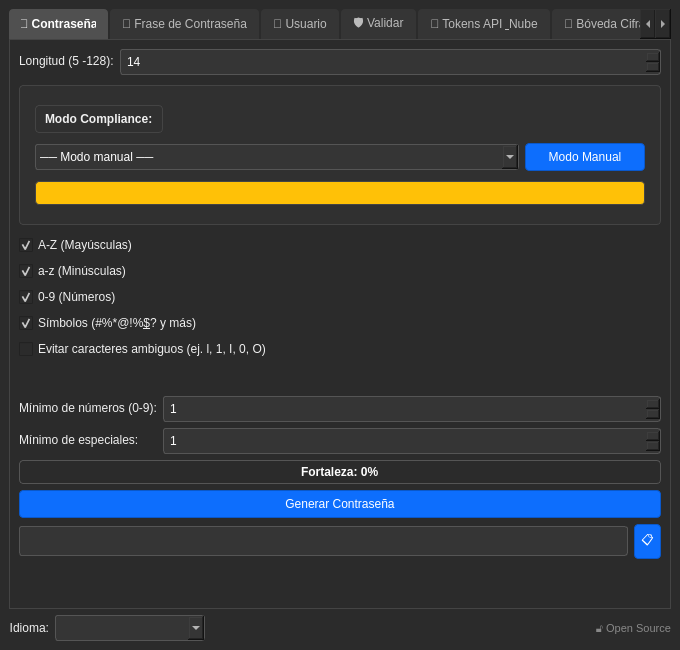
<?xml version="1.0" encoding="UTF-8"?>
<ui version="4.0">
 <class>MainWindow</class>
 <widget class="QMainWindow" name="MainWindow">
  <property name="geometry">
   <rect>
    <x>0</x>
    <y>0</y>
    <width>680</width>
    <height>650</height>
   </rect>
  </property>
  <property name="minimumSize">
   <size>
    <width>650</width>
    <height>650</height>
   </size>
  </property>
  <property name="windowTitle">
   <string>CelarPass</string>
  </property>
  <property name="windowIcon">
   <iconset>
    <normaloff>:/icons/icono_generador_g44.png</normaloff>:/icons/icono_generador_g44.png</iconset>
  </property>
  <property name="styleSheet">
   <string notr="true">
QMainWindow, QWidget { background-color: #2b2b2b; color: #f0f0f0; }
QTabWidget::pane { border: 1px solid #444; }
QLineEdit, QSpinBox, QComboBox { background-color: #353535; border: 1px solid #555; color: #fff; padding: 4px; border-radius: 3px; }
QLineEdit:disabled, QSpinBox:disabled, QComboBox:disabled, QPushButton:disabled { background-color: #2a2a2a; color: #777; border-color: #444; }
QPushButton { background-color: #0d6efd; border: 1px solid #0a58ca; color: #fff; padding: 6px; border-radius: 4px; }
QPushButton:hover { background-color: #0b5ed7; }
QPushButton:pressed { background-color: #0a58ca; }
QTabBar::tab { background: #353535; color: #bbb; padding: 8px 12px; margin-right: 2px; border-top-left-radius: 4px; border-top-right-radius: 4px; }
QTabBar::tab:selected { background: #505050; color: #fff; font-weight: bold; }
QTabBar::tab:disabled { background: #2a2a2a; color: #555; }
QProgressBar { border: 1px solid #555; border-radius: 4px; text-align: center; color: #fff; font-weight: bold; }
QProgressBar::chunk { background-color: #0d6efd; border-radius: 3px; }
</string>
  </property>
  <widget class="QWidget" name="centralwidget">
   <layout class="QVBoxLayout" name="verticalLayout_main">
    <item>
     <widget class="QTabWidget" name="tabWidget">
      <property name="currentIndex">
       <number>0</number>
      </property>
      <widget class="QWidget" name="tab_contrasena">
       <attribute name="title">
        <string>🔑 Contraseña</string>
       </attribute>
       <layout class="QVBoxLayout" name="verticalLayout_contrasena">
        <item>
         <layout class="QFormLayout" name="formLayout_contrasena_config">
          <item row="0" column="0">
           <widget class="QLabel" name="label_longitud">
            <property name="text">
             <string>&lt;html&gt;&lt;head/&gt;&lt;body&gt;&lt;p&gt;Longitud (5 -128):&lt;/p&gt;&lt;/body&gt;&lt;/html&gt;</string>
            </property>
           </widget>
          </item>
          <item row="0" column="1">
           <widget class="QSpinBox" name="spinBox_longitud">
            <property name="minimum">
             <number>5</number>
            </property>
            <property name="maximum">
             <number>128</number>
            </property>
            <property name="value">
             <number>14</number>
            </property>
           </widget>
          </item>
         </layout>
        </item>
        <item>
         <widget class="QFrame" name="frame_compliance">
          <property name="styleSheet">
           <string notr="true">QFrame { background-color: #303030; border: 1px solid #444; border-radius: 4px; padding: 6px; margin-top: 4px; margin-bottom: 4px; }</string>
          </property>
          <property name="frameShape">
           <enum>QFrame::StyledPanel</enum>
          </property>
          <property name="frameShadow">
           <enum>QFrame::Raised</enum>
          </property>
          <layout class="QVBoxLayout" name="verticalLayout_compliance">
           <item>
            <layout class="QHBoxLayout" name="horizontalLayout_compliance_header">
             <item>
              <widget class="QLabel" name="label_compliance">
               <property name="text">
                <string>&lt;b&gt;Modo Compliance:&lt;/b&gt;</string>
               </property>
              </widget>
             </item>
             <item>
              <spacer name="horizontalSpacer_compliance">
               <property name="orientation">
                <enum>Qt::Horizontal</enum>
               </property>
               <property name="sizeHint" stdset="0">
                <size>
                 <width>40</width>
                 <height>20</height>
                </size>
               </property>
              </spacer>
             </item>
            </layout>
           </item>
           <item>
            <layout class="QHBoxLayout" name="horizontalLayout_compliance_controls">
             <item>
              <widget class="QComboBox" name="comboBox_compliance">
               <item>
                <property name="text">
                 <string>── Modo manual ──</string>
                </property>
               </item>
               <item>
                <property name="text">
                 <string>Active Directory</string>
                </property>
               </item>
               <item>
                <property name="text">
                 <string>AWS IAM</string>
                </property>
               </item>
               <item>
                <property name="text">
                 <string>PCI-DSS</string>
                </property>
               </item>
               <item>
                <property name="text">
                 <string>NIST 800-63B</string>
                </property>
               </item>
              </widget>
             </item>
             <item>
              <widget class="QPushButton" name="btn_manual_mode">
               <property name="maximumSize">
                <size>
                 <width>120</width>
                 <height>16777215</height>
                </size>
               </property>
               <property name="text">
                <string>Modo Manual</string>
               </property>
              </widget>
             </item>
            </layout>
           </item>
           <item>
            <widget class="QLabel" name="label_compliance_badge">
             <property name="visible">
              <bool>false</bool>
             </property>
             <property name="styleSheet">
              <string notr="true">background-color: #ffc107; color: #000; padding: 4px 8px; border-radius: 4px; font-weight: bold;</string>
             </property>
             <property name="text">
              <string/>
             </property>
            </widget>
           </item>
          </layout>
         </widget>
        </item>
        <item>
         <widget class="QCheckBox" name="checkBox_mayusculas">
          <property name="text">
           <string>A-Z (Mayúsculas)</string>
          </property>
          <property name="checked">
           <bool>true</bool>
          </property>
         </widget>
        </item>
        <item>
         <widget class="QCheckBox" name="checkBox_minusculas">
          <property name="text">
           <string>a-z (Minúsculas)</string>
          </property>
          <property name="checked">
           <bool>true</bool>
          </property>
         </widget>
        </item>
        <item>
         <widget class="QCheckBox" name="checkBox_numeros">
          <property name="text">
           <string>0-9 (Números)</string>
          </property>
          <property name="checked">
           <bool>true</bool>
          </property>
         </widget>
        </item>
        <item>
         <widget class="QCheckBox" name="checkBox_simbolos">
          <property name="text">
           <string>Símbolos (#%*@!%&amp;$? y más)</string>
          </property>
          <property name="checked">
           <bool>true</bool>
          </property>
         </widget>
        </item>
        <item>
         <widget class="QCheckBox" name="checkBox_evitar_ambiguos">
          <property name="text">
           <string>Evitar caracteres ambiguos (ej. l, 1, I, 0, O)</string>
          </property>
         </widget>
        </item>
        <item>
         <spacer name="spacer_c1">
          <property name="orientation">
           <enum>Qt::Vertical</enum>
          </property>
          <property name="sizeHint" stdset="0">
           <size>
            <width>20</width>
            <height>10</height>
           </size>
          </property>
         </spacer>
        </item>
        <item>
         <layout class="QFormLayout" name="formLayout_contrasena_minimos">
          <item row="0" column="0">
           <widget class="QLabel" name="label_min_numeros">
            <property name="text">
             <string>&lt;html&gt;&lt;head/&gt;&lt;body&gt;&lt;p&gt;Mínimo de números (0-9):&lt;/p&gt;&lt;/body&gt;&lt;/html&gt;</string>
            </property>
           </widget>
          </item>
          <item row="0" column="1">
           <widget class="QSpinBox" name="spinBox_min_numeros">
            <property name="maximum">
             <number>20</number>
            </property>
            <property name="value">
             <number>1</number>
            </property>
           </widget>
          </item>
          <item row="1" column="0">
           <widget class="QLabel" name="label_min_especiales">
            <property name="text">
             <string>&lt;html&gt;&lt;head/&gt;&lt;body&gt;&lt;p&gt;Mínimo de especiales:&lt;/p&gt;&lt;/body&gt;&lt;/html&gt;</string>
            </property>
           </widget>
          </item>
          <item row="1" column="1">
           <widget class="QSpinBox" name="spinBox_min_especiales">
            <property name="maximum">
             <number>20</number>
            </property>
            <property name="value">
             <number>1</number>
            </property>
           </widget>
          </item>
         </layout>
        </item>
        <item>
         <widget class="QProgressBar" name="progressBar_fortaleza">
          <property name="value">
           <number>0</number>
          </property>
          <property name="format">
           <string>Fortaleza: %p%</string>
          </property>
         </widget>
        </item>
        <item>
         <widget class="QPushButton" name="btn_generar_contrasena">
          <property name="cursor">
           <cursorShape>PointingHandCursor</cursorShape>
          </property>
          <property name="text">
           <string>Generar Contraseña</string>
          </property>
         </widget>
        </item>
        <item>
         <layout class="QHBoxLayout" name="horizontalLayout_contrasena_resultado">
          <item>
           <widget class="QLineEdit" name="lineEdit_contrasena">
            <property name="font">
             <font>
              <family>Consolas</family>
              <pointsize>11</pointsize>
             </font>
            </property>
            <property name="readOnly">
             <bool>true</bool>
            </property>
           </widget>
          </item>
          <item>
           <widget class="QPushButton" name="btn_copiar_contrasena">
            <property name="maximumSize">
             <size>
              <width>40</width>
              <height>16777215</height>
             </size>
            </property>
            <property name="toolTip">
             <string>Copiar</string>
            </property>
            <property name="text">
             <string>📋</string>
            </property>
           </widget>
          </item>
         </layout>
        </item>
        <item>
         <spacer name="spacer_c2">
          <property name="orientation">
           <enum>Qt::Vertical</enum>
          </property>
          <property name="sizeHint" stdset="0">
           <size>
            <width>20</width>
            <height>40</height>
           </size>
          </property>
         </spacer>
        </item>
       </layout>
      </widget>
      <widget class="QWidget" name="tab_frase">
       <attribute name="title">
        <string>🔏 Frase de Contraseña</string>
       </attribute>
       <layout class="QVBoxLayout" name="verticalLayout_frase">
        <item>
         <layout class="QFormLayout" name="formLayout_frase_config">
          <item row="0" column="0">
           <widget class="QLabel" name="label_num_palabras">
            <property name="text">
             <string>&lt;html&gt;&lt;head/&gt;&lt;body&gt;&lt;p&gt;Número de palabras (3 - 20):&lt;/p&gt;&lt;/body&gt;&lt;/html&gt;</string>
            </property>
           </widget>
          </item>
          <item row="0" column="1">
           <widget class="QSpinBox" name="spinBox_num_palabras">
            <property name="minimum">
             <number>3</number>
            </property>
            <property name="maximum">
             <number>20</number>
            </property>
            <property name="value">
             <number>6</number>
            </property>
           </widget>
          </item>
          <item row="1" column="0">
           <widget class="QLabel" name="label_separador">
            <property name="text">
             <string>Separador:</string>
            </property>
           </widget>
          </item>
          <item row="1" column="1">
           <widget class="QLineEdit" name="lineEdit_separador">
            <property name="text">
             <string>-</string>
            </property>
            <property name="maxLength">
             <number>5</number>
            </property>
           </widget>
          </item>
         </layout>
        </item>
        <item>
         <widget class="QLabel" name="label_frase_aviso">
          <property name="text">
           <string>El valor debe estar entre 3 y 20. Usa 6 palabras o más para generar una frase de contraseña segura.</string>
          </property>
          <property name="wordWrap">
           <bool>true</bool>
          </property>
         </widget>
        </item>
        <item>
         <widget class="QCheckBox" name="checkBox_capitalizar">
          <property name="text">
           <string>Capitalizar (Cada palabra inicia con mayúscula)</string>
          </property>
         </widget>
        </item>
        <item>
         <widget class="QCheckBox" name="checkBox_incluir_numeros">
          <property name="text">
           <string>Incluir número aleatorio</string>
          </property>
         </widget>
        </item>
        <item>
         <spacer name="spacer_f1">
          <property name="orientation">
           <enum>Qt::Vertical</enum>
          </property>
          <property name="sizeHint" stdset="0">
           <size>
            <width>20</width>
            <height>20</height>
           </size>
          </property>
         </spacer>
        </item>
        <item>
         <widget class="QPushButton" name="btn_generar_frase">
          <property name="cursor">
           <cursorShape>PointingHandCursor</cursorShape>
          </property>
          <property name="text">
           <string>Generar Frase</string>
          </property>
         </widget>
        </item>
        <item>
         <layout class="QHBoxLayout" name="horizontalLayout_frase_resultado">
          <item>
           <widget class="QLineEdit" name="lineEdit_frase">
            <property name="font">
             <font>
              <family>Consolas</family>
              <pointsize>11</pointsize>
             </font>
            </property>
            <property name="readOnly">
             <bool>true</bool>
            </property>
           </widget>
          </item>
          <item>
           <widget class="QPushButton" name="btn_copiar_frase">
            <property name="maximumSize">
             <size>
              <width>40</width>
              <height>16777215</height>
             </size>
            </property>
            <property name="text">
             <string>📋</string>
            </property>
           </widget>
          </item>
         </layout>
        </item>
        <item>
         <spacer name="verticalSpacer_frase">
          <property name="orientation">
           <enum>Qt::Vertical</enum>
          </property>
          <property name="sizeHint" stdset="0">
           <size>
            <width>20</width>
            <height>40</height>
           </size>
          </property>
         </spacer>
        </item>
       </layout>
      </widget>
      <widget class="QWidget" name="tab_usuario">
       <attribute name="title">
        <string>👤 Usuario</string>
       </attribute>
       <layout class="QVBoxLayout" name="verticalLayout_usuario">
        <item>
         <layout class="QFormLayout" name="formLayout_usuario">
          <item row="0" column="0">
           <widget class="QLabel" name="label_tipo_usuario">
            <property name="text">
             <string>Tipo de Usuario:</string>
            </property>
           </widget>
          </item>
          <item row="0" column="1">
           <widget class="QComboBox" name="comboBox_tipo_usuario">
            <item>
             <property name="text">
              <string>Palabra aleatoria</string>
             </property>
            </item>
            <item>
             <property name="text">
              <string>Correo electrónico</string>
             </property>
            </item>
            <item>
             <property name="text">
              <string>Alias</string>
             </property>
            </item>
           </widget>
          </item>
          <item row="1" column="0">
           <widget class="QLabel" name="label_usuario_dominio">
            <property name="text">
             <string>Dominio (Opcional):</string>
            </property>
           </widget>
          </item>
          <item row="1" column="1">
           <widget class="QLineEdit" name="lineEdit_usuario_dominio">
            <property name="placeholderText">
             <string>ej. empresa.com (sin @)</string>
            </property>
           </widget>
          </item>
          <item row="2" column="0">
           <widget class="QLabel" name="label_usuario_tag">
            <property name="text">
             <string>Tag de Servicio:</string>
            </property>
           </widget>
          </item>
          <item row="2" column="1">
           <layout class="QHBoxLayout" name="horizontalLayout_usuario_tag">
            <item>
             <widget class="QCheckBox" name="checkBox_usuario_servicio">
              <property name="text">
               <string>Incluir (+tag)</string>
              </property>
             </widget>
            </item>
            <item>
             <widget class="QLineEdit" name="lineEdit_usuario_servicio">
              <property name="enabled">
               <bool>false</bool>
              </property>
              <property name="placeholderText">
               <string>ej. netflix</string>
              </property>
             </widget>
            </item>
           </layout>
          </item>
         </layout>
        </item>
        <item>
         <spacer name="spacer_u1">
          <property name="orientation">
           <enum>Qt::Vertical</enum>
          </property>
          <property name="sizeHint" stdset="0">
           <size>
            <width>20</width>
            <height>20</height>
           </size>
          </property>
         </spacer>
        </item>
        <item>
         <widget class="QPushButton" name="btn_generar_usuario">
          <property name="cursor">
           <cursorShape>PointingHandCursor</cursorShape>
          </property>
          <property name="text">
           <string>Generar Usuario</string>
          </property>
         </widget>
        </item>
        <item>
         <layout class="QHBoxLayout" name="horizontalLayout_usuario_resultado">
          <item>
           <widget class="QLineEdit" name="lineEdit_usuario">
            <property name="font">
             <font>
              <family>Consolas</family>
              <pointsize>11</pointsize>
             </font>
            </property>
            <property name="readOnly">
             <bool>true</bool>
            </property>
           </widget>
          </item>
          <item>
           <widget class="QPushButton" name="btn_copiar_usuario">
            <property name="maximumSize">
             <size>
              <width>40</width>
              <height>16777215</height>
             </size>
            </property>
            <property name="text">
             <string>📋</string>
            </property>
           </widget>
          </item>
         </layout>
        </item>
        <item>
         <spacer name="verticalSpacer_usuario">
          <property name="orientation">
           <enum>Qt::Vertical</enum>
          </property>
          <property name="sizeHint" stdset="0">
           <size>
            <width>20</width>
            <height>40</height>
           </size>
          </property>
         </spacer>
        </item>
       </layout>
      </widget>
      <widget class="QWidget" name="tab_validar">
       <attribute name="title">
        <string>🛡️ Validar</string>
       </attribute>
       <layout class="QVBoxLayout" name="verticalLayout_validar">
        <item>
         <widget class="QLabel" name="label_validar_info">
          <property name="styleSheet">
           <string notr="true">color: #aaa; font-style: italic; margin-bottom: 10px;</string>
          </property>
          <property name="text">
           <string>Comprueba qué tan rápido un atacante podría descifrar tu contraseña.</string>
          </property>
          <property name="wordWrap">
           <bool>true</bool>
          </property>
         </widget>
        </item>
        <item>
         <layout class="QFormLayout" name="formLayout_validar">
          <item row="0" column="0">
           <widget class="QLabel" name="label_validar_pass">
            <property name="text">
             <string>Contraseña:</string>
            </property>
           </widget>
          </item>
          <item row="0" column="1">
           <layout class="QHBoxLayout" name="horizontalLayout_validar_input">
            <item>
             <widget class="QLineEdit" name="lineEdit_validar_pass">
              <property name="echoMode">
               <enum>QLineEdit::Normal</enum>
              </property>
              <property name="placeholderText">
               <string>Ingresa contraseña...</string>
              </property>
             </widget>
            </item>
            <item>
             <widget class="QPushButton" name="btn_validar_ver">
              <property name="maximumSize">
               <size>
                <width>40</width>
                <height>16777215</height>
               </size>
              </property>
              <property name="text">
               <string>👁️</string>
              </property>
              <property name="checkable">
               <bool>true</bool>
              </property>
             </widget>
            </item>
           </layout>
          </item>
         </layout>
        </item>
        <item>
         <widget class="QFrame" name="frame_hibp">
          <property name="styleSheet">
           <string notr="true">QFrame { background-color: #303030; border: 1px solid #444; border-radius: 4px; padding: 8px; margin-top: 4px; margin-bottom: 4px; }</string>
          </property>
          <property name="frameShape">
           <enum>QFrame::StyledPanel</enum>
          </property>
          <property name="frameShadow">
           <enum>QFrame::Raised</enum>
          </property>
          <layout class="QVBoxLayout" name="verticalLayout_hibp">
           <item>
            <layout class="QHBoxLayout" name="horizontalLayout_hibp_header">
             <item>
              <widget class="QCheckBox" name="checkBox_hibp">
               <property name="text">
                <string>🔒 Verificar en Have I Been Pwned</string>
               </property>
              </widget>
             </item>
             <item>
              <spacer name="horizontalSpacer_hibp">
               <property name="orientation">
                <enum>Qt::Horizontal</enum>
               </property>
               <property name="sizeHint" stdset="0">
                <size>
                 <width>40</width>
                 <height>20</height>
                </size>
               </property>
              </spacer>
             </item>
            </layout>
           </item>
           <item>
            <layout class="QHBoxLayout" name="horizontalLayout_hibp_controls">
             <item>
              <widget class="QPushButton" name="btn_hibp_check">
               <property name="cursor">
                <cursorShape>PointingHandCursor</cursorShape>
               </property>
               <property name="text">
                <string>🔍 Verificar ahora</string>
               </property>
              </widget>
             </item>
             <item>
              <widget class="QProgressBar" name="progressBar_hibp">
               <property name="visible">
                <bool>false</bool>
               </property>
               <property name="maximum">
                <number>0</number>
               </property>
               <property name="value">
                <number>0</number>
               </property>
               <property name="textVisible">
                <bool>false</bool>
               </property>
              </widget>
             </item>
            </layout>
           </item>
           <item>
            <widget class="QLabel" name="label_hibp_resultado">
             <property name="visible">
              <bool>false</bool>
             </property>
             <property name="styleSheet">
              <string notr="true">font-weight: bold; padding: 8px; background-color: #2b2b2b; border-radius: 4px;</string>
             </property>
             <property name="text">
              <string/>
             </property>
             <property name="wordWrap">
              <bool>true</bool>
             </property>
            </widget>
           </item>
          </layout>
         </widget>
        </item>
        <item>
         <widget class="QLabel" name="label_validar_entropia">
          <property name="styleSheet">
           <string notr="true">font-size: 14px;</string>
          </property>
          <property name="text">
           <string/>
          </property>
         </widget>
        </item>
        <item>
         <widget class="QLabel" name="label_validar_tiempo">
          <property name="styleSheet">
           <string notr="true">font-size: 14px; font-weight: bold; margin-bottom: 5px;</string>
          </property>
          <property name="text">
           <string>Tiempo estimado: -</string>
          </property>
         </widget>
        </item>
        <item>
         <widget class="QProgressBar" name="progressBar_validar">
          <property name="value">
           <number>0</number>
          </property>
          <property name="textVisible">
           <bool>true</bool>
          </property>
         </widget>
        </item>
        <item>
         <widget class="QLabel" name="label_validar_mensaje">
          <property name="styleSheet">
           <string notr="true">margin-top: 10px; font-weight: bold;</string>
          </property>
          <property name="text">
           <string/>
          </property>
          <property name="wordWrap">
           <bool>true</bool>
          </property>
         </widget>
        </item>
        <item>
         <spacer name="verticalSpacer_validar">
          <property name="orientation">
           <enum>Qt::Vertical</enum>
          </property>
          <property name="sizeHint" stdset="0">
           <size>
            <width>20</width>
            <height>40</height>
           </size>
          </property>
         </spacer>
        </item>
       </layout>
       <zorder>frame_hibp</zorder>
       <zorder>label_validar_entropia</zorder>
       <zorder>label_validar_info</zorder>
       <zorder>label_validar_tiempo</zorder>
       <zorder>progressBar_validar</zorder>
       <zorder>label_validar_mensaje</zorder>
      </widget>
      <widget class="QWidget" name="tab_tokens">
       <attribute name="title">
        <string>🔐 Tokens API &amp; Nube</string>
       </attribute>
       <layout class="QVBoxLayout" name="verticalLayout_tokens">
        <item>
         <widget class="QLabel" name="label_tokens_info">
          <property name="text">
           <string>Genera tokens seguros para APIs, servicios cloud y UUIDs únicos.</string>
          </property>
          <property name="wordWrap">
           <bool>true</bool>
          </property>
         </widget>
        </item>
        <item>
         <layout class="QFormLayout" name="formLayout_token_tipo">
          <item row="0" column="0">
           <widget class="QLabel" name="label_token_tipo">
            <property name="text">
             <string>Tipo de Token:</string>
            </property>
           </widget>
          </item>
          <item row="0" column="1">
           <widget class="QComboBox" name="comboBox_token_tipo">
            <item>
             <property name="text">
              <string>URL-safe Token (secrets.token_urlsafe)</string>
             </property>
            </item>
            <item>
             <property name="text">
              <string>Hexadecimal Token (secrets.token_hex)</string>
             </property>
            </item>
            <item>
             <property name="text">
              <string>UUID v4 (uuid.uuid4)</string>
             </property>
            </item>
            <item>
             <property name="text">
              <string>Bearer Token (prefijo + token_urlsafe)</string>
             </property>
            </item>
           </widget>
          </item>
         </layout>
        </item>
        <item>
         <layout class="QFormLayout" name="formLayout_token_length">
          <item row="0" column="0">
           <widget class="QLabel" name="label_token_length">
            <property name="text">
             <string>Longitud (bytes):</string>
            </property>
           </widget>
          </item>
          <item row="0" column="1">
           <widget class="QSpinBox" name="spinBox_token_length">
            <property name="minimum">
             <number>16</number>
            </property>
            <property name="maximum">
             <number>128</number>
            </property>
            <property name="value">
             <number>32</number>
            </property>
           </widget>
          </item>
         </layout>
        </item>
        <item>
         <widget class="QPushButton" name="btn_generar_token">
          <property name="cursor">
           <cursorShape>PointingHandCursor</cursorShape>
          </property>
          <property name="text">
           <string>Generar Token</string>
          </property>
         </widget>
        </item>
        <item>
         <layout class="QHBoxLayout" name="horizontalLayout_token_result">
          <item>
           <widget class="QLineEdit" name="lineEdit_token_resultado">
            <property name="font">
             <font>
              <family>Consolas</family>
              <pointsize>11</pointsize>
             </font>
            </property>
            <property name="readOnly">
             <bool>true</bool>
            </property>
           </widget>
          </item>
          <item>
           <widget class="QPushButton" name="btn_copiar_token">
            <property name="maximumSize">
             <size>
              <width>40</width>
              <height>16777215</height>
             </size>
            </property>
            <property name="text">
             <string>📋</string>
            </property>
           </widget>
          </item>
         </layout>
        </item>
        <item>
         <spacer name="spacer_t1">
          <property name="orientation">
           <enum>Qt::Vertical</enum>
          </property>
          <property name="sizeHint" stdset="0">
           <size>
            <width>20</width>
            <height>40</height>
           </size>
          </property>
         </spacer>
        </item>
       </layout>
      </widget>
      <widget class="QWidget" name="tab_vault">
       <attribute name="title">
        <string>🔐 Bóveda Cifrada</string>
       </attribute>
       <layout class="QVBoxLayout" name="verticalLayout_vault">
        <item>
         <widget class="QLabel" name="label_vault_info">
          <property name="text">
           <string>Exporta e importa datos cifrados con Argon2id y AES-256. Requiere contraseña maestra.</string>
          </property>
          <property name="wordWrap">
           <bool>true</bool>
          </property>
         </widget>
        </item>
        <item>
         <widget class="QLabel" name="label_export">
          <property name="text">
           <string>&lt;b&gt;Exportar Bóveda&lt;/b&gt;</string>
          </property>
         </widget>
        </item>
        <item>
         <layout class="QFormLayout" name="formLayout_vault_kdf">
          <item row="0" column="0">
           <widget class="QLabel" name="label_vault_kdf">
            <property name="toolTip">
             <string>Función de derivación de clave. Argon2id es más resistente a ataques GPU y de fuerza bruta.</string>
            </property>
            <property name="text">
             <string>Algoritmo KDF:</string>
            </property>
           </widget>
          </item>
          <item row="0" column="1">
           <widget class="QComboBox" name="comboBox_vault_kdf">
            <item>
             <property name="text">
              <string>Argon2id (recomendado)</string>
             </property>
            </item>
            <item>
             <property name="text">
              <string>PBKDF2-SHA256 (fallback stdlib)</string>
             </property>
            </item>
           </widget>
          </item>
         </layout>
        </item>
        <item>
         <widget class="QTextEdit" name="textEdit_export_data">
          <property name="maximumSize">
           <size>
            <width>16777215</width>
            <height>120</height>
           </size>
          </property>
          <property name="placeholderText">
           <string>Ingresa los datos a cifrar (JSON, texto, etc.)...</string>
          </property>
         </widget>
        </item>
        <item>
         <widget class="QPushButton" name="btn_export_vault">
          <property name="cursor">
           <cursorShape>PointingHandCursor</cursorShape>
          </property>
          <property name="text">
           <string>🔒 Exportar y Cifrar</string>
          </property>
         </widget>
        </item>
        <item>
         <spacer name="spacer_v1">
          <property name="orientation">
           <enum>Qt::Vertical</enum>
          </property>
          <property name="sizeHint" stdset="0">
           <size>
            <width>20</width>
            <height>20</height>
           </size>
          </property>
         </spacer>
        </item>
        <item>
         <widget class="QLabel" name="label_import">
          <property name="text">
           <string>&lt;b&gt;Importar Bóveda&lt;/b&gt;</string>
          </property>
         </widget>
        </item>
        <item>
         <layout class="QHBoxLayout" name="horizontalLayout_import_file">
          <item>
           <widget class="QLineEdit" name="lineEdit_import_path">
            <property name="readOnly">
             <bool>true</bool>
            </property>
            <property name="placeholderText">
             <string>Selecciona archivo de bóveda...</string>
            </property>
           </widget>
          </item>
          <item>
           <widget class="QPushButton" name="btn_browse_vault">
            <property name="maximumSize">
             <size>
              <width>40</width>
              <height>16777215</height>
             </size>
            </property>
            <property name="text">
             <string>📁</string>
            </property>
           </widget>
          </item>
         </layout>
        </item>
        <item>
         <widget class="QPushButton" name="btn_import_vault">
          <property name="cursor">
           <cursorShape>PointingHandCursor</cursorShape>
          </property>
          <property name="text">
           <string>🔓 Importar y Descifrar</string>
          </property>
         </widget>
        </item>
        <item>
         <widget class="QLabel" name="label_imported_data">
          <property name="text">
           <string/>
          </property>
         </widget>
        </item>
        <item>
         <widget class="QTextEdit" name="textEdit_import_data">
          <property name="maximumSize">
           <size>
            <width>16777215</width>
            <height>120</height>
           </size>
          </property>
          <property name="readOnly">
           <bool>true</bool>
          </property>
         </widget>
        </item>
        <item>
         <widget class="QLabel" name="label_vault_estado">
          <property name="styleSheet">
           <string notr="true">font-size: 13px; padding: 4px; border-radius: 3px;</string>
          </property>
          <property name="text">
           <string/>
          </property>
          <property name="wordWrap">
           <bool>true</bool>
          </property>
         </widget>
        </item>
        <item>
         <spacer name="spacer_v2">
          <property name="orientation">
           <enum>Qt::Vertical</enum>
          </property>
          <property name="sizeHint" stdset="0">
           <size>
            <width>20</width>
            <height>40</height>
           </size>
          </property>
         </spacer>
        </item>
       </layout>
      </widget>
      <widget class="QWidget" name="tab_totp">
       <attribute name="title">
        <string>📱 Generador TOTP</string>
       </attribute>
       <layout class="QVBoxLayout" name="verticalLayout_totp">
        <item>
         <widget class="QLabel" name="label_totp_info">
          <property name="text">
           <string>Genera secretos TOTP para autenticación de dos factores (2FA/MFA).</string>
          </property>
          <property name="wordWrap">
           <bool>true</bool>
          </property>
         </widget>
        </item>
        <item>
         <widget class="QLabel" name="label_totp_name">
          <property name="text">
           <string>&lt;b&gt;Emisor y Cuenta&lt;/b&gt;</string>
          </property>
         </widget>
        </item>
        <item>
         <layout class="QFormLayout" name="formLayout_totp">
          <item row="0" column="0">
           <widget class="QLabel" name="label_service_name">
            <property name="text">
             <string>Emisor:</string>
            </property>
           </widget>
          </item>
          <item row="0" column="1">
           <widget class="QLineEdit" name="lineEdit_service_name">
            <property name="placeholderText">
             <string>ej. Google, GitHub, etc.</string>
            </property>
           </widget>
          </item>
          <item row="1" column="0">
           <widget class="QLabel" name="label_account_name">
            <property name="text">
             <string>Cuenta:</string>
            </property>
           </widget>
          </item>
          <item row="1" column="1">
           <widget class="QLineEdit" name="lineEdit_account_name">
            <property name="placeholderText">
             <string>ej. usuario@gmail.com</string>
            </property>
           </widget>
          </item>

         </layout>
        </item>
        <item>
         <widget class="QPushButton" name="btn_generar_totp">
          <property name="cursor">
           <cursorShape>PointingHandCursor</cursorShape>
          </property>
          <property name="text">
           <string>🔑 Generar Secreto TOTP</string>
          </property>
         </widget>
        </item>
        <item>
         <widget class="QLabel" name="label_totp_secret">
          <property name="text">
           <string>&lt;b&gt;Secreto Base32&lt;/b&gt;</string>
          </property>
         </widget>
        </item>
        <item>
         <layout class="QHBoxLayout" name="horizontalLayout_totp_secret">
          <item>
           <widget class="QLineEdit" name="lineEdit_totp_secret">
            <property name="font">
             <font>
              <family>Consolas</family>
              <pointsize>11</pointsize>
             </font>
            </property>
            <property name="readOnly">
             <bool>true</bool>
            </property>
           </widget>
          </item>
          <item>
           <widget class="QPushButton" name="btn_copiar_totp">
            <property name="maximumSize">
             <size>
              <width>40</width>
              <height>16777215</height>
             </size>
            </property>
            <property name="text">
             <string>📋</string>
            </property>
           </widget>
          </item>
         </layout>
        </item>
        <item>
         <widget class="QLabel" name="label_totp_uri">
          <property name="text">
           <string>&lt;b&gt;URI otpauth://&lt;/b&gt;</string>
          </property>
         </widget>
        </item>
        <item>
         <layout class="QHBoxLayout" name="horizontalLayout_totp_uri">
          <item>
           <widget class="QLineEdit" name="lineEdit_totp_uri">
            <property name="font">
             <font>
              <family>Consolas</family>
              <pointsize>10</pointsize>
             </font>
            </property>
            <property name="readOnly">
             <bool>true</bool>
            </property>
           </widget>
          </item>
          <item>
           <widget class="QPushButton" name="btn_copiar_uri">
            <property name="maximumSize">
             <size>
              <width>40</width>
              <height>16777215</height>
             </size>
            </property>
            <property name="text">
             <string>📋</string>
            </property>
           </widget>
          </item>
         </layout>
        </item>
        <item>
         <widget class="QLabel" name="label_totp_qr">
          <property name="text">
           <string>&lt;b&gt;Código QR&lt;/b&gt;</string>
          </property>
         </widget>
        </item>
        <item>
         <widget class="QLabel" name="label_qr_image">
          <property name="minimumSize">
           <size>
            <width>200</width>
            <height>200</height>
           </size>
          </property>
          <property name="text">
           <string>El código QR aparecerá aquí</string>
          </property>
          <property name="alignment">
           <set>Qt::AlignCenter</set>
          </property>
         </widget>
        </item>
        <item>
         <widget class="QPushButton" name="btn_save_qr">
          <property name="enabled">
           <bool>false</bool>
          </property>
          <property name="cursor">
           <cursorShape>PointingHandCursor</cursorShape>
          </property>
          <property name="text">
           <string>💾 Guardar QR como PNG</string>
          </property>
         </widget>
        </item>
        <item>
         <spacer name="spacer_t3">
          <property name="orientation">
           <enum>Qt::Vertical</enum>
          </property>
          <property name="sizeHint" stdset="0">
           <size>
            <width>20</width>
            <height>40</height>
           </size>
          </property>
         </spacer>
        </item>
       </layout>
      </widget>
     </widget>
    </item>
    <item>
     <layout class="QHBoxLayout" name="horizontalLayout_footer">
      <item>
       <widget class="QLabel" name="label_idioma">
        <property name="layoutDirection">
         <enum>Qt::LeftToRight</enum>
        </property>
        <property name="text">
         <string>Idioma:</string>
        </property>
        <property name="alignment">
         <set>Qt::AlignRight|Qt::AlignTrailing|Qt::AlignVCenter</set>
        </property>
       </widget>
      </item>
      <item>
       <widget class="QComboBox" name="comboBox_idioma">
        <property name="minimumSize">
         <size>
          <width>150</width>
          <height>0</height>
         </size>
        </property>
       </widget>
      </item>
      <item>
       <spacer name="horizontalSpacer_footer">
        <property name="orientation">
         <enum>Qt::Horizontal</enum>
        </property>
        <property name="sizeHint" stdset="0">
         <size>
          <width>40</width>
          <height>20</height>
         </size>
        </property>
       </spacer>
      </item>
      <item>
       <widget class="QLabel" name="label_licencia">
        <property name="styleSheet">
         <string notr="true">color: #888; font-size: 11px;</string>
        </property>
        <property name="text">
         <string>🔓 Open Source</string>
        </property>
       </widget>
      </item>
     </layout>
    </item>
   </layout>
  </widget>
 </widget>
 <resources>
  <include location="g19.qrc"/>
 </resources>
 <connections/>
</ui>
